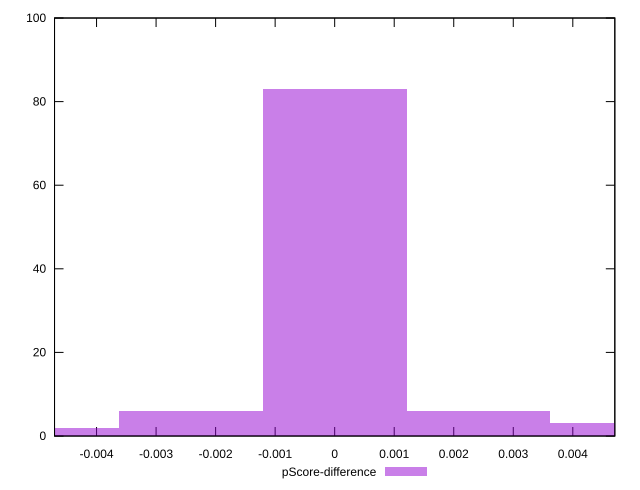

Reproduce this figure in gnuplot.
reset

$pScoreDifference <<EOF
0 83
0.0024151603311518915 6
-0.0024151603311518915 6
0.004830320662303783 3
-0.004830320662303783 2
EOF

set key outside below
set boxwidth 0.0024151603311518915
set xrange [-0.0047058823529412125:0.004705882352941226]
set yrange [0:100]
set trange [0:100]
set style fill transparent solid 0.5 noborder
set terminal svg size 640, 490 enhanced background rgb 'white'
set output "report_00014_2021-02-09T15:56:05.503Z/unused-javascript/samples/pages+cached/pScore-difference/histogram.svg"

plot $pScoreDifference title "pScore-difference" with boxes

reset
